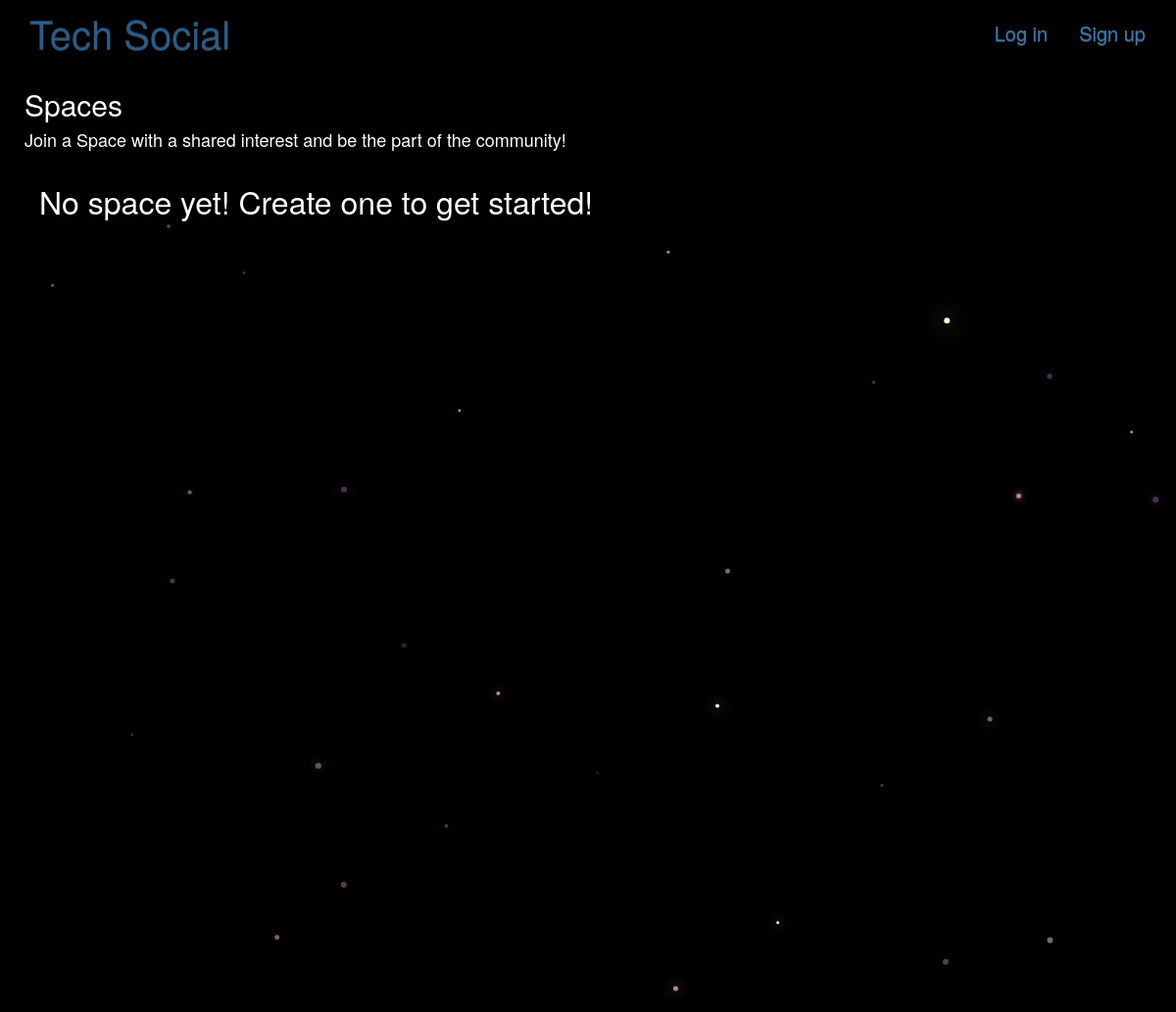
Before: /groups/ with the older database file.
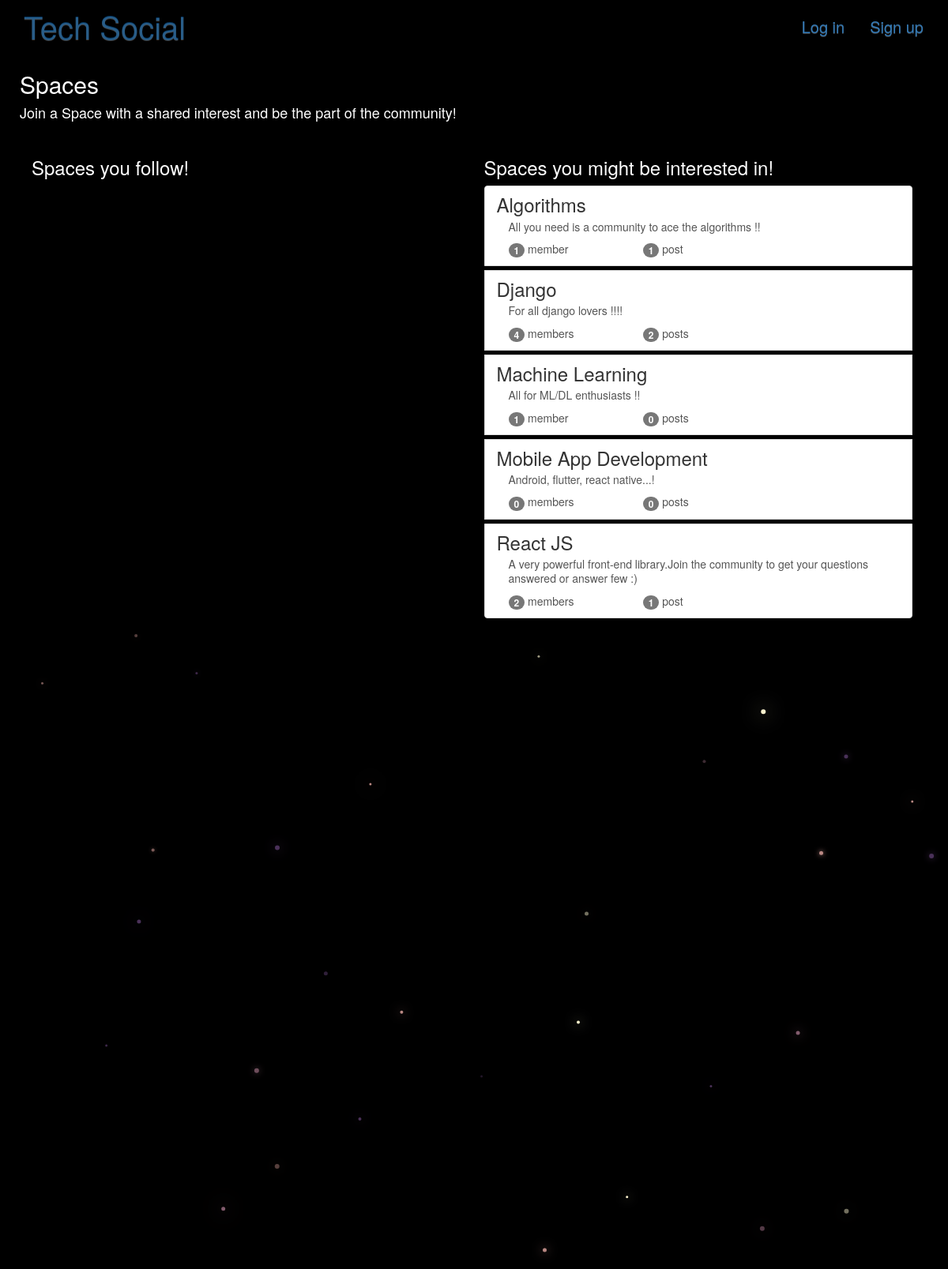
After: the same page with the newer database file.
### groups/models.py (models this page shows, shortened)
class Group(models.Model):
    name = models.CharField(max_length=255, unique=True)
    slug = models.SlugField(allow_unicode=True, unique=True)
    description = models.TextField(blank=True, default='')
    description_html = models.TextField(editable=False, default='', blank=True)
    members = models.ManyToManyField(User,through="GroupMember")
    class Meta:
        ordering = ["name"]

### groups/views.py (the view)
class ListGroups(generic.ListView):
    model = Group
    def get_context_data(self, **kwargs):
        context = super().get_context_data(**kwargs)
        return context

### groups/templates/groups/group_list.html (shortened to what this page needs)
{% extends "groups/group_base.html" %}
{% block content %}
<div style="margin-top: 5px;">
	<div class="content">
			<h2>Spaces</h2>
			<h4 style="margin-bottom: 20px;">Join a Space with a shared interest and be the part of the community!</h4>
	</div>
</div>
{% if object_list %}
<div class="col-md-6 intro" style="margin-top: 6px;">
	<h3>Spaces you follow!</h3>
</div>
<div class="col-md-6 intro" style="margin-top: 6px;">
	<h3>Spaces you might be interested in!</h3>
	<div class="list-group">
		{% for group in object_list %}
		{% if user not in group.members.all %}
		  <a class="list-group-item" style="margin-bottom: 5px;" href="{% url 'groups:single' slug=group.slug %}">
			     <h3 class="title list-group-item-heading">{{ group.name }}</h3>
			<div class="list-group-item-text container-fluid">
				{{ group.description_html|safe }}
				<div class="row">
					<div class="col-md-4">
						<span class="badge">{{ group.members.count }}</span> member{{ group.members.count|pluralize }}
					</div>
					<div class="col-md-4">
						<span class="badge">{{ group.posts.count }}</span> post{{ group.posts.count|pluralize }}
					</div>
				</div>
			</div>
		</a>
		{% endif %}
		{% endfor %}
	</div>
</div>
{% else %}
<div class="col-md-12 intro" style="margin-top: 10px;font-size: xx-large;">
	No space yet! Create one to get started!
</div>
{% endif %}
{% endblock %}

### groups/templates/groups/group_base.html (shortened to what this page needs)
{% extends "base.html" %}

### templates/base.html (shortened to what this page needs)
<!DOCTYPE html>
{% load static %}
<html>
  <head>
    <link rel="stylesheet" href="https://maxcdn.bootstrapcdn.com/bootstrap/3.3.7/css/bootstrap.min.css">
    <link rel="stylesheet" href="https://maxcdn.bootstrapcdn.com/bootstrap/3.3.7/css/bootstrap-theme.min.css">
    <link rel="stylesheet" href="{% static 'mysite/css/master.css'%}">
  </head>
  <body style="overflow-y:scroll;max-height:800px;">
    <nav class="navbar  mynav" role="navigation" id="navbar" >
      <div class="container">
        <div class="navbar-brand mynav"  style="margin-top: 7px; font-size:40px;color: rgba(7, 137, 243, 0.404);">Tech Social</div>
          <ul class="nav navbar-nav navbar-right">
            {% if user.is_authenticated %}
                  <li><a href="{% url 'groups:all' %}" class="btn btn-simple" style="margin-top: 7px; font-size:20px;">Spaces</a></li>
                  <li><a href="{% url 'groups:create' %}" class="btn btn-simple" style="margin-top: 7px; font-size:20px;">Create Space</a></li>
                  <li><a href="{% url 'posts:for_user' username=user.username %}" class="btn btn-simple"  style="margin-top: 7px; font-size:20px;">Your Posts</a><li>
                  <li><a href="{% url 'userAuth:logout' %}" class="btn btn-simple" style="margin-top: 7px; font-size:20px;">Log out</a></li>
            {% else %}
                  <li><a href="{% url  'userAuth:login' %}" class="btn btn-simple" style="margin-top: 7px; font-size:20px;">Log in</a></li>
                  <li><a href="{% url 'userAuth:signup' %}" class="btn btn-simple" style="margin-top: 7px; font-size:20px;">Sign up</a></li>
            {% endif %}
          </ul>
      </div>
    </nav>
        <div class="container" style="padding-left: 10px;">
          {% block content %}
          {% endblock %}
        </div>
        <canvas id="canvas"></canvas>
  </body>
</html>

### static/mysite/css/master.css (style rules this page uses)
body { margin-left: 0px; overflow: hidden; background-color: black; color:white; }
#navbar { height: 50px; font-size: medium; }
.intro { margin-top: 500px; }

Changed rows visible on the page:
added Group: name "Algorithms", description_html "All you need is a community to ace the algorithms !!", members.count "1", posts.count "1"
added Group: name "Django", description_html "For all django lovers !!!!", members.count "4", posts.count "2"
added Group: name "Machine Learning", description_html "All for ML/DL enthusiasts !!", members.count "1", posts.count "0"
added Group: name "Mobile App Development", description_html "Android, flutter, react native...!", members.count "0", posts.count "0"
added Group: name "React JS", description_html "A very powerful front-end library.Join the community to get your questions answered or answer few :)", members.count "2", posts.count "1"
Other visible differences:
text no longer shown: "No space yet! Create one to get started!"
text now shown: "Spaces you follow! Spaces you might be interested in!"
